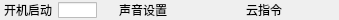
   <widget class="QFrame" name="frameSetting">
    <property name="geometry">
     <rect>
      <x>118</x>
      <y>460</y>
      <width>339</width>
      <height>20</height>
     </rect>
    </property>
    <layout class="QHBoxLayout" name="horizontalLayout_15">
     <property name="leftMargin">
      <number>0</number>
     </property>
     <property name="topMargin">
      <number>0</number>
     </property>
     <property name="rightMargin">
      <number>0</number>
     </property>
     <property name="bottomMargin">
      <number>0</number>
     </property>
     <item>
      <widget class="QLabel" name="label_2">
       <property name="text">
        <string>开机启动</string>
       </property>
       <property name="alignment">
        <set>Qt::AlignmentFlag::AlignRight|Qt::AlignmentFlag::AlignTrailing|Qt::AlignmentFlag::AlignVCenter</set>
       </property>
      </widget>
     </item>
     <item>
      <widget class="QCheckBox" name="checkBoxStart">
       <property name="cursor">
        <cursorShape>PointingHandCursor</cursorShape>
       </property>
       <property name="styleSheet">
        <string notr="true">    QCheckBox::indicator:unchecked {
            background: transparent;
            image: url(:/images/a-empty.png); }
    QCheckBox::indicator:checked {
            background: transparent;
            image: url(:/images/a-checked.png); }

    QCheckBox::indicator {
            width: 39px;
            height: 16px; }</string>
       </property>
       <property name="text">
        <string/>
       </property>
      </widget>
     </item>
     <item>
      <widget class="QLabel" name="labelAudioSet">
       <property name="cursor">
        <cursorShape>PointingHandCursor</cursorShape>
       </property>
       <property name="text">
        <string>声音设置</string>
       </property>
       <property name="alignment">
        <set>Qt::AlignmentFlag::AlignRight|Qt::AlignmentFlag::AlignTrailing|Qt::AlignmentFlag::AlignVCenter</set>
       </property>
      </widget>
     </item>
     <item>
      <widget class="QLabel" name="label_13">
       <property name="text">
        <string/>
       </property>
       <property name="pixmap">
        <pixmap resource="res.qrc">:/images/share1.png</pixmap>
       </property>
      </widget>
     </item>
     <item>
      <widget class="QLabel" name="labelCloudCmd">
       <property name="cursor">
        <cursorShape>PointingHandCursor</cursorShape>
       </property>
       <property name="text">
        <string>云指令</string>
       </property>
       <property name="alignment">
        <set>Qt::AlignmentFlag::AlignRight|Qt::AlignmentFlag::AlignTrailing|Qt::AlignmentFlag::AlignVCenter</set>
       </property>
      </widget>
     </item>
     <item>
      <widget class="QLabel" name="labelSetting">
       <property name="text">
        <string/>
       </property>
       <property name="pixmap">
        <pixmap resource="res.qrc">:/images/setting1.png</pixmap>
       </property>
      </widget>
     </item>
    </layout>
   </widget>
